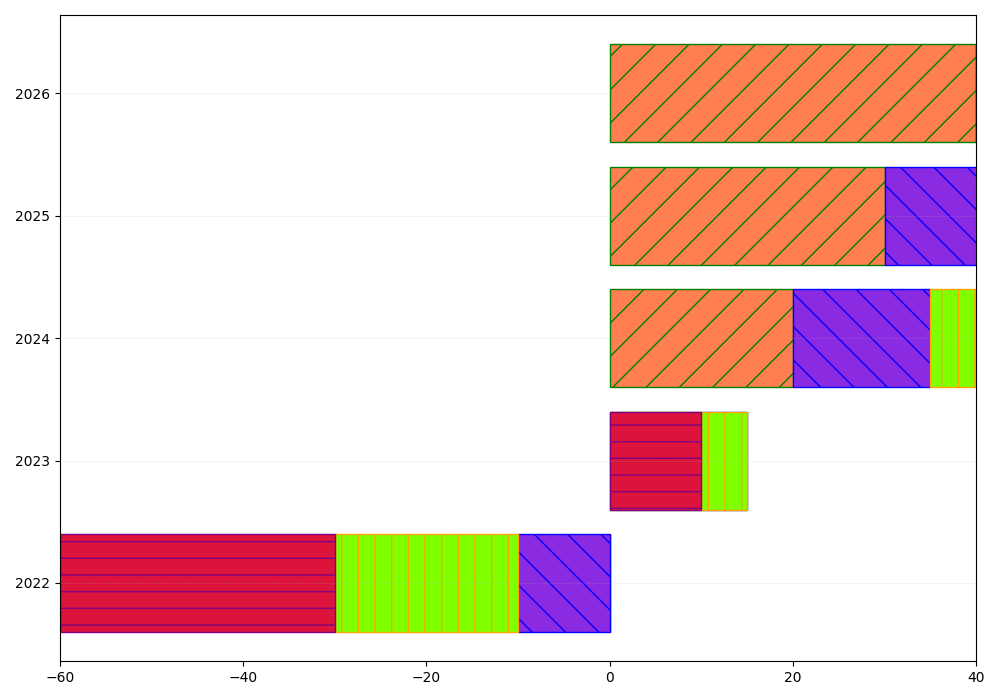

Source code (Python):
import matplotlib.pyplot as plt
import numpy as np

years = ['2022', '2023', '2024', '2025', '2026']
hull_progress = np.array([60, 70, 80, 90, 100]) - 60
engine_progress = np.array([50, 65, 75, 85, 95]) - 60
control_systems_progress = np.array([40, 55, 70, 85, 95]) - 60
living_quarters_progress = np.array([30, 50, 65, 80, 90]) - 60

fig, ax = plt.subplots(figsize=(10, 7))

colors = ['#FF7F50', '#8A2BE2', '#7FFF00', '#DC143C']

ax.barh(years, hull_progress, color=colors[0], left=0, edgecolor='green', hatch='/')
ax.barh(years, engine_progress, color=colors[1], left=hull_progress, edgecolor='blue', hatch='\\')
ax.barh(years, control_systems_progress, color=colors[2], left=hull_progress + engine_progress, edgecolor='orange', hatch='|')
ax.barh(years, living_quarters_progress, color=colors[3], left=hull_progress + engine_progress + control_systems_progress, edgecolor='purple', hatch='-')

ax.grid(axis='y', linestyle=':', linewidth=0.5, alpha=0.5)

ax.set_xlim(-60, 40)
plt.tight_layout()
plt.show()
